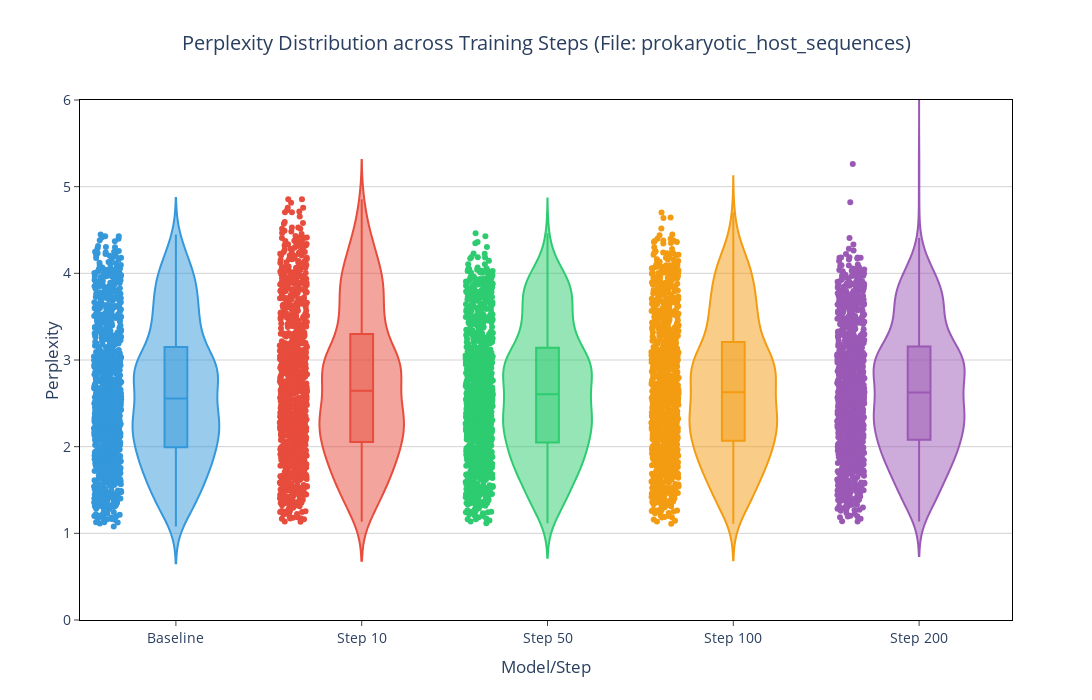

The notebook cell saved with this chart:
### Code cell
# Alternative version with statistics and multiple outputs
import pandas as pd
import plotly.express as px
import numpy as np
from pathlib import Path

# dir_name = "ncbi_downloads_sequences_train_40"
# dir_name = "ncbi_downloads_sequences_test_60"
dir_name = "prokaryotic_host_sequences"
fna_name = "prokaryotic_host_sequences"
# fna_name = "merged"
# Define the directory containing CSV files
csv_dir = Path(dir_name)
list_name = dir_name

# Define the CSV files to read with order for display
csv_files = [
    ("Baseline", f"ppl_results_{fna_name}_nemo2_evo2_7b_8k.csv"),
    ("Step 10", f"ppl_results_{fna_name}_epoch=0-step=9-consumed_samples=160.csv"),
    ("Step 50", f"ppl_results_{fna_name}_epoch=0-step=49-consumed_samples=800.csv"),
    ("Step 100", f"ppl_results_{fna_name}_epoch=0-step=99-consumed_samples=1600.csv"),
    ("Step 200", f"ppl_results_{fna_name}_epoch=0-step=199-consumed_samples=3200.csv"),
    
]

# Read all CSV files and store data
perplexity_results = []
stats_summary = []

for trace_name, csv_file in csv_files:
    file_path = csv_dir / csv_file
    df = pd.read_csv(file_path)
    perplexity_values = df['perplexity'].values
    
    # Add all perplexity values with their trace name
    for ppl in perplexity_values:
        perplexity_results.append({
            'trace': trace_name,
            'perplexity': ppl
        })
    
    # Calculate statistics
    stats = {
        'Model': trace_name,
        'Count': len(perplexity_values),
        'Mean': np.mean(perplexity_values),
        'Median': np.median(perplexity_values),
        'Std': np.std(perplexity_values),
        'Min': np.min(perplexity_values),
        'Max': np.max(perplexity_values),
        'Q1': np.percentile(perplexity_values, 25),
        'Q3': np.percentile(perplexity_values, 75)
    }
    stats_summary.append(stats)
    
    print(f"Loaded {trace_name}: {len(df)} samples")
    print(f"  - Mean: {stats['Mean']:.4f}, Median: {stats['Median']:.4f}")
    print(f"  - Range: [{stats['Min']:.4f}, {stats['Max']:.4f}]")
    print()

# Convert to DataFrame for plotting
df_plot = pd.DataFrame(perplexity_results)

# Create violin plot using plotly express
fig = px.violin(
    df_plot,
    x="trace",
    y="perplexity",
    box=True,
    points="all",
    labels={"perplexity": "Perplexity", "trace": "Model/Step"},
    title=f"Perplexity Distribution across Training Steps (File: {list_name})",
    category_orders={"trace": [name for name, _ in csv_files]},  # Preserve order
    color="trace",  # Color by trace
    color_discrete_sequence=['#3498db', '#e74c3c', '#2ecc71', '#f39c12', '#9b59b6']
)

# Update layout
fig.update_layout(
    title_x=0.5,
    template="plotly_white",
    width=1200,
    height=700,
    font=dict(size=14),
    showlegend=False
)

# Set y-axis range with some padding for the data
y_min = 0.0
y_max = 6.0
fig.update_yaxes(range=[y_min, y_max])

# Update x-axis
# fig.update_xaxes(tickangle=-30)

fig.update_layout(
    plot_bgcolor='white'
    )
fig.update_xaxes(
    mirror=True,
    ticks='outside',
    showline=True,
    linecolor='black',
)
fig.update_yaxes(
    {'gridcolor': 'lightgrey', 'zerolinecolor': 'lightgrey'},
    mirror=True,
    ticks='outside',
    showline=True,
    linecolor='black',
    title_standoff=0
)

# Show the plot
fig.show()

# Save outputs
out_file_pdf = f"ppl_violin_plot_{list_name}.pdf"

fig.write_image(out_file_pdf)

print(f"\nPlots saved as:")
print(f"  - {out_file_pdf}")



# Display statistics summary
print("\n" + "="*80)
print("Statistical Summary:")
print("="*80)
stats_df = pd.DataFrame(stats_summary)
print(stats_df.to_string(index=False, float_format=lambda x: f'{x:.4f}'))

### Figure 1 — Plotly figure (JSON) as saved in the notebook; plotly's stock layout.template omitted (floating-point values rounded to 4 significant figures; data arrays with more than 128 entries replaced by an {"elided": "..."} marker saying what was removed)
{"data": [{"alignmentgroup": "True", "box": {"visible": true}, "hovertemplate": "Model/Step=%{x}<br>Perplexity=%{y}<extra></extra>", "legendgroup": "Baseline", "marker": {"color": "#3498db"}, "name": "Baseline", "offsetgroup": "Baseline", "orientation": "v", "points": "all", "scalegroup": "True", "showlegend": true, "type": "violin", "x": {"elided": "1000 str values"}, "x0": " ", "xaxis": "x", "y": {"elided": "1000 float values"}, "y0": " ", "yaxis": "y"}, {"alignmentgroup": "True", "box": {"visible": true}, "hovertemplate": "Model/Step=%{x}<br>Perplexity=%{y}<extra></extra>", "legendgroup": "Step 10", "marker": {"color": "#e74c3c"}, "name": "Step 10", "offsetgroup": "Step 10", "orientation": "v", "points": "all", "scalegroup": "True", "showlegend": true, "type": "violin", "x": {"elided": "1000 str values"}, "x0": " ", "xaxis": "x", "y": {"elided": "1000 float values"}, "y0": " ", "yaxis": "y"}, {"alignmentgroup": "True", "box": {"visible": true}, "hovertemplate": "Model/Step=%{x}<br>Perplexity=%{y}<extra></extra>", "legendgroup": "Step 50", "marker": {"color": "#2ecc71"}, "name": "Step 50", "offsetgroup": "Step 50", "orientation": "v", "points": "all", "scalegroup": "True", "showlegend": true, "type": "violin", "x": {"elided": "1000 str values"}, "x0": " ", "xaxis": "x", "y": {"elided": "1000 float values"}, "y0": " ", "yaxis": "y"}, {"alignmentgroup": "True", "box": {"visible": true}, "hovertemplate": "Model/Step=%{x}<br>Perplexity=%{y}<extra></extra>", "legendgroup": "Step 100", "marker": {"color": "#f39c12"}, "name": "Step 100", "offsetgroup": "Step 100", "orientation": "v", "points": "all", "scalegroup": "True", "showlegend": true, "type": "violin", "x": {"elided": "1000 str values"}, "x0": " ", "xaxis": "x", "y": {"elided": "1000 float values"}, "y0": " ", "yaxis": "y"}, {"alignmentgroup": "True", "box": {"visible": true}, "hovertemplate": "Model/Step=%{x}<br>Perplexity=%{y}<extra></extra>", "legendgroup": "Step 200", "marker": {"color": "#9b59b6"}, "name": "Step 200", "offsetgroup": "Step 200", "orientation": "v", "points": "all", "scalegroup": "True", "showlegend": true, "type": "violin", "x": {"elided": "1000 str values"}, "x0": " ", "xaxis": "x", "y": {"elided": "1000 float values"}, "y0": " ", "yaxis": "y"}], "layout": {"font": {"size": 14}, "height": 700, "legend": {"title": {"text": "Model/Step"}, "tracegroupgap": 0}, "plot_bgcolor": "white", "showlegend": false, "title": {"text": "Perplexity Distribution across Training Steps (File: prokaryotic_host_sequences)", "x": 0.5}, "violinmode": "overlay", "width": 1200, "xaxis": {"anchor": "y", "categoryarray": ["Baseline", "Step 10", "Step 50", "Step 100", "Step 200"], "categoryorder": "array", "domain": [0, 1], "linecolor": "black", "mirror": true, "showline": true, "ticks": "outside", "title": {"text": "Model/Step"}}, "yaxis": {"anchor": "x", "domain": [0, 1], "gridcolor": "lightgrey", "linecolor": "black", "mirror": true, "range": [0, 6], "showline": true, "ticks": "outside", "title": {"standoff": 0, "text": "Perplexity"}, "zerolinecolor": "lightgrey"}}}
